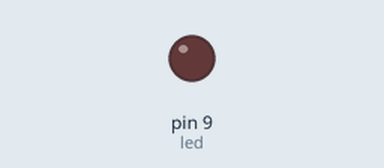
Recording of a sketch running on a simulated Arduino Uno, built with avr-gcc and run on an emulated ATmega328P. On the bench: output pins drawn as LEDs (lit = HIGH).

Above: at 0.4 s.
At 44.3 s:
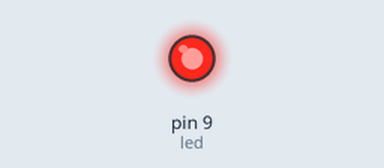
Timing chart, 0 to 45.5 s (numbered marks = the images above):
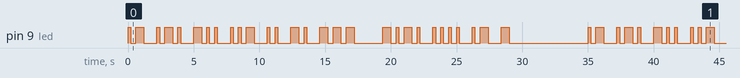

The sketch:

sketch.ino
```cpp
int led = 9; // LED no pino 9

const char* morse[] = {
  ".-", "-...", "-.-.", "-..", ".", "..-.", "--.", "....", "..",   // A-I
  ".---", "-.-", ".-..", "--", "-.", "---", ".--.", "--.-", ".-.", // J-R
  "...", "-", "..-", "...-", ".--", "-..-", "-.--", "--.."         // S-Z
};

String frase = "ARDUINO CHAT"; // frase para transmitir

int tempoPonto = 200;   // ponto = 200 ms
int tempoTraco = 600;   // traço = 600 ms
int tempoSimbolo = 200; // intervalo entre ponto/traço
int tempoLetra = 600;   // intervalo entre letras
int tempoPalavra = 1200; // intervalo entre palavras

void setup() {
  pinMode(led, OUTPUT);
}

void loop() {
  transmitirMorse(frase);
  delay(5000); // repete a cada 5 segundos
}

void transmitirMorse(String texto) {
  texto.toUpperCase();
  for (int i = 0; i < texto.length(); i++) {
    char c = texto.charAt(i);
    if (c == ' ') {
      delay(tempoPalavra);
    } else if (c >= 'A' && c <= 'Z') {
      String codigo = morse[c - 'A'];
      for (int j = 0; j < codigo.length(); j++) {
        if (codigo[j] == '.') piscar(tempoPonto);
        else if (codigo[j] == '-') piscar(tempoTraco);
        delay(tempoSimbolo);
      }
      delay(tempoLetra);
    }
  }
}

void piscar(int duracao) {
  digitalWrite(led, HIGH);
  delay(duracao);
  digitalWrite(led, LOW);
  delay(tempoSimbolo);
}
```

Measured:
- by itself, pin 9 (led): moves between LOW and HIGH, repeating every 35.0 s
- by itself, everything shown: repeats every 35.0 s, in 58 steps
